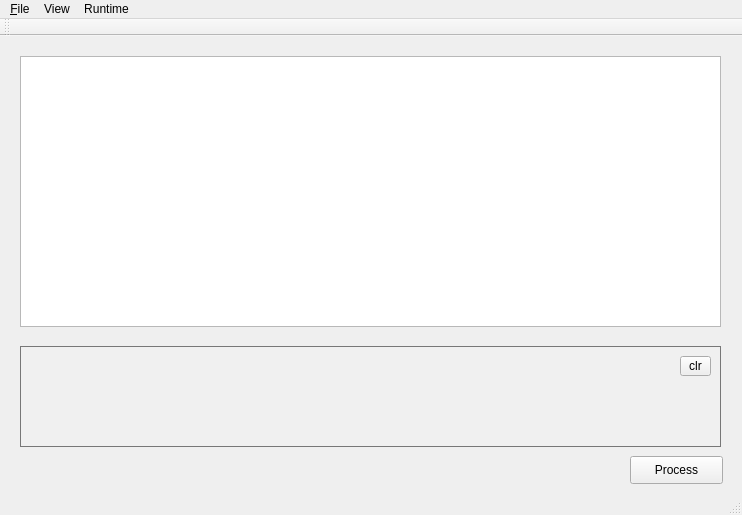
<?xml version="1.0" encoding="UTF-8"?>
<ui version="4.0">
 <class>MainWindow</class>
 <widget class="QMainWindow" name="MainWindow">
  <property name="geometry">
   <rect>
    <x>0</x>
    <y>0</y>
    <width>742</width>
    <height>515</height>
   </rect>
  </property>
  <property name="windowTitle">
   <string>MainWindow</string>
  </property>
  <widget class="QWidget" name="centralWidget">
   <widget class="CodeEditor" name="plainTextEdit">
    <property name="geometry">
     <rect>
      <x>20</x>
      <y>20</y>
      <width>701</width>
      <height>271</height>
     </rect>
    </property>
    <property name="font">
     <font>
      <pointsize>10</pointsize>
     </font>
    </property>
    <property name="frameShape">
     <enum>QFrame::StyledPanel</enum>
    </property>
    <property name="tabChangesFocus">
     <bool>false</bool>
    </property>
    <property name="undoRedoEnabled">
     <bool>true</bool>
    </property>
    <property name="readOnly">
     <bool>false</bool>
    </property>
   </widget>
   <widget class="QPlainTextEdit" name="programOutput">
    <property name="geometry">
     <rect>
      <x>20</x>
      <y>310</y>
      <width>701</width>
      <height>101</height>
     </rect>
    </property>
    <property name="acceptDrops">
     <bool>false</bool>
    </property>
    <property name="autoFillBackground">
     <bool>false</bool>
    </property>
    <property name="styleSheet">
     <string notr="true">background-color: rgb(240, 240, 240);
border: 1px solid #777777;
color: #999999;</string>
    </property>
    <property name="undoRedoEnabled">
     <bool>false</bool>
    </property>
    <property name="readOnly">
     <bool>true</bool>
    </property>
    <property name="plainText">
     <string/>
    </property>
    <property name="overwriteMode">
     <bool>false</bool>
    </property>
   </widget>
   <widget class="QPushButton" name="processButton">
    <property name="geometry">
     <rect>
      <x>630</x>
      <y>420</y>
      <width>93</width>
      <height>28</height>
     </rect>
    </property>
    <property name="text">
     <string>Process</string>
    </property>
   </widget>
   <widget class="QToolButton" name="clrOutput">
    <property name="geometry">
     <rect>
      <x>680</x>
      <y>320</y>
      <width>31</width>
      <height>20</height>
     </rect>
    </property>
    <property name="text">
     <string>clr</string>
    </property>
    <property name="icon">
     <iconset>
      <normaloff>../../Downloads/clear.jpg</normaloff>../../Downloads/clear.jpg</iconset>
    </property>
   </widget>
  </widget>
  <widget class="QToolBar" name="mainToolBar">
   <attribute name="toolBarArea">
    <enum>TopToolBarArea</enum>
   </attribute>
   <attribute name="toolBarBreak">
    <bool>false</bool>
   </attribute>
  </widget>
  <widget class="QStatusBar" name="statusBar"/>
  <widget class="QMenuBar" name="menuBar">
   <property name="geometry">
    <rect>
     <x>0</x>
     <y>0</y>
     <width>742</width>
     <height>26</height>
    </rect>
   </property>
   <widget class="QMenu" name="menuFile">
    <property name="title">
     <string>&amp;File</string>
    </property>
    <addaction name="actionOpen"/>
    <addaction name="actionSave"/>
   </widget>
   <widget class="QMenu" name="menuView">
    <property name="title">
     <string>View</string>
    </property>
    <addaction name="actionLexems_Table"/>
    <addaction name="actionConstants_Table"/>
    <addaction name="actionId_Table"/>
    <addaction name="actionLexical_Analyzer_Trace"/>
    <addaction name="actionPrecedence_Table"/>
   </widget>
   <widget class="QMenu" name="menuRuntime">
    <property name="title">
     <string>Runtime</string>
    </property>
    <addaction name="actionPolis"/>
    <addaction name="actionPolis_trace"/>
    <addaction name="actionPolis_execution"/>
   </widget>
   <addaction name="menuFile"/>
   <addaction name="menuView"/>
   <addaction name="menuRuntime"/>
  </widget>
  <action name="actionOpen">
   <property name="text">
    <string>Open</string>
   </property>
  </action>
  <action name="actionSave">
   <property name="text">
    <string>Save</string>
   </property>
  </action>
  <action name="actionLexems_Table">
   <property name="text">
    <string>Lexems Table</string>
   </property>
  </action>
  <action name="actionConstants_Table">
   <property name="text">
    <string>Constants Table</string>
   </property>
  </action>
  <action name="actionId_Table">
   <property name="text">
    <string>Id Table</string>
   </property>
  </action>
  <action name="actionLexical_Analyzer_Trace">
   <property name="text">
    <string>Synax Analyzer Trace</string>
   </property>
  </action>
  <action name="actionPrecedence_Table">
   <property name="text">
    <string>Precedence Table</string>
   </property>
  </action>
  <action name="actionPolis">
   <property name="text">
    <string>Polis</string>
   </property>
  </action>
  <action name="actionPolis_trace">
   <property name="text">
    <string>Polis trace</string>
   </property>
  </action>
  <action name="actionPolis_execution">
   <property name="text">
    <string>Polis execution</string>
   </property>
  </action>
 </widget>
 <layoutdefault spacing="6" margin="11"/>
 <customwidgets>
  <customwidget>
   <class>CodeEditor</class>
   <extends>QPlainTextEdit</extends>
   <header>codeeditor.h</header>
  </customwidget>
 </customwidgets>
 <resources/>
 <connections/>
</ui>
